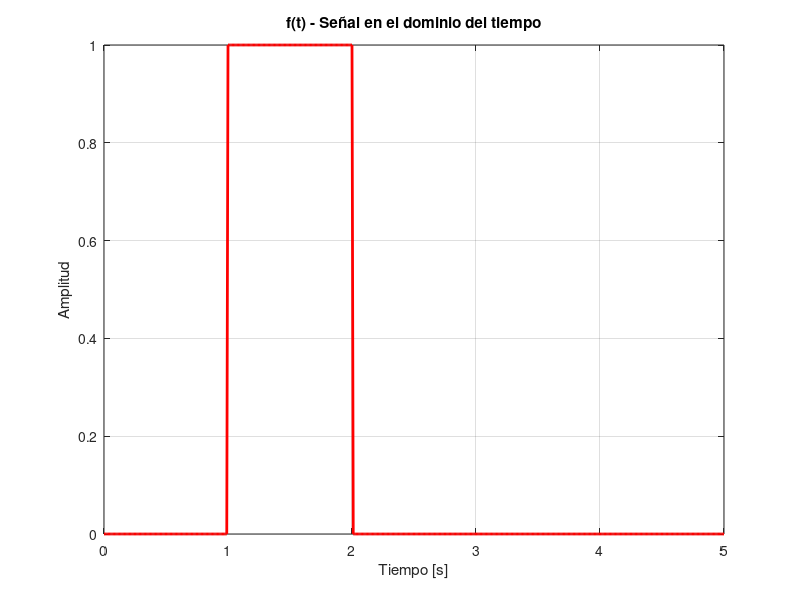

MATLAB code to generate this figure: (Note: this script raises an error after producing the figure.)
clc; 
clear; 
close all;
% >>>>>>>>>>>>>>>>>> SEÑAL EN EL DOMINIO DEL TIEMPO <<<<<<<<<<<<<<<<<<
t = 0:0.01:5;                       % Vector de tiempo
y = double(t >= 1 & t <= 2);        % Pulso rectangular entre t=1 y t=2    

% Graficar f(t)
figure
plot(t, y, 'LineWidth', 2, 'Color', 'red')
grid on
xlabel('Tiempo [s]')
ylabel('Amplitud')
title('f(t) - Señal en el dominio del tiempo')

% >>>>>>>>>> TRANSFORMADA DE FOURIER <<<<<<<<<<
syms w

% Definir simbólicamente la transformada F(w)
F_sym = (exp(-2i*w) / (1i*w)) * (exp(1i*w) - 1);
%F_sym = subs(F_sym, w, 2*pi*w); %para convertir a Herz

% Vector de frecuencias
w_vals = linspace(-10, 10, 1000);  
% Evaluar la expresión simbólica directamente
F_vals = double(subs(F_sym, w, w_vals));

% Graficar magnitud
figure
subplot(2,1,1)
plot(w_vals, abs(F_vals), 'LineWidth', 2, 'Color', 'b')
grid on
xlabel('Frecuencia \omega [rad/s]')
ylabel('|F(\omega)|')
title('Magnitud del espectro')

% Graficar fase
subplot(2,1,2)
plot(w_vals, angle(F_vals), 'LineWidth', 2, 'Color', 'm')
grid on
xlabel('Frecuencia \omega [rad/s]')
ylabel('Fase [rad]')
title('Fase del espectro')
